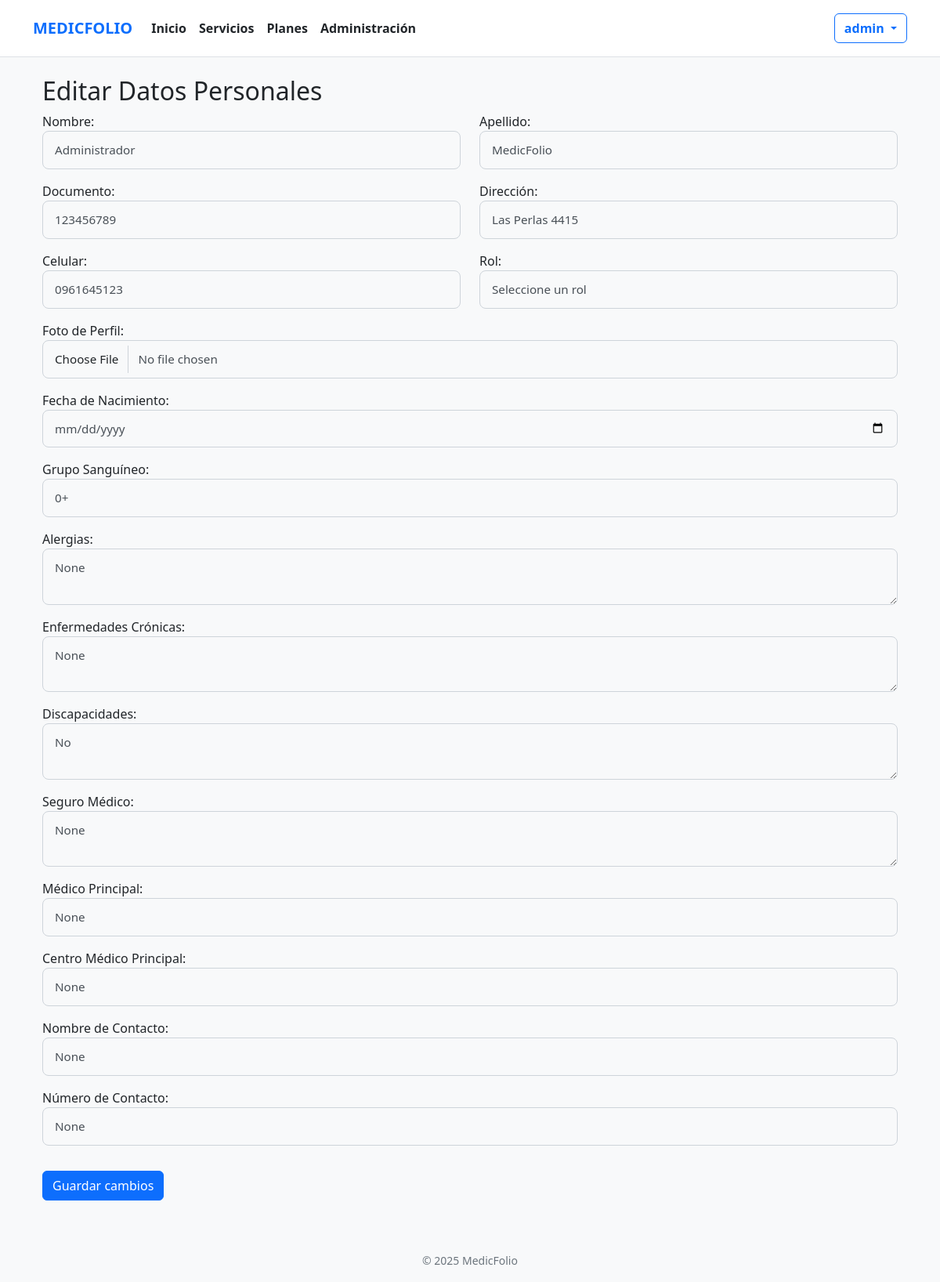
The app's page /users/edit-profile/ (signed in) with its own data.
### users/models.py (models this page shows, shortened)
class CustomUser(AbstractUser):
    email = models.EmailField(unique=True, verbose_name=_("Correo electrónico"))
    documento = models.CharField(max_length=30, blank=True, null=True, verbose_name=_("Documento"))
    direccion = models.TextField(blank=True, null=True, verbose_name=_("Dirección"))
    celular = models.CharField(max_length=20, blank=True, null=True, verbose_name=_("Celular"))
    role = models.ForeignKey(Role, on_delete=models.SET_NULL, null=True, blank=True, verbose_name=_("Rol"))
    fecha_nacimiento = models.DateField(null=True, blank=True, verbose_name=_("Fecha de nacimiento"))
    grupo_sanguineo = models.CharField(max_length=5, blank=True, null=True, verbose_name=_("Grupo sanguíneo"))
    alergias = models.TextField(blank=True, null=True, verbose_name=_("Alergias"))
    enfermedades_cronicas = models.TextField(blank=True, null=True, verbose_name=_("Enfermedades crónicas"))
    discapacidades = models.TextField(blank=True, null=True, verbose_name=_("Discapacidades"))
    seguro_medico = models.CharField(max_length=100, blank=True, null=True, verbose_name=_("Seguro médico"))
    medico_principal = models.CharField(max_length=100, blank=True, null=True, verbose_name=_("Médico Principal"))
    centro_medico_principal = models.CharField(max_length=100, blank=True, null=True, verbose_name=_("Centro Médico Principal"))
    contacto_nombre = models.CharField(max_length=100, blank=True, null=True, verbose_name=_("Nombre de Contacto"))
    contacto_numero = models.CharField(max_length=20, blank=True, null=True, verbose_name=_("Número de Contacto"))
    qr_key = models.UUIDField(default=uuid.uuid4, editable=False, unique=True)
    qr_code = models.ImageField(upload_to='qr_codes/', blank=True, null=True)
    foto_perfil = models.ImageField(upload_to="profile_pics/", blank=True, null=True, verbose_name="Foto de Perfil")

### users/views.py (the view)
# urls.py: path('edit-profile/', edit_profile, name='edit_profile'),
@login_required
def edit_profile(request):
    if request.method == "POST":
        form = ProfileUpdateForm(request.POST, request.FILES, instance=request.user)
        if form.is_valid():
            form.save()
            return redirect('users:profile')
    else:
        form = ProfileUpdateForm(instance=request.user)
    return render(request, 'users/edit_profile.html', {'form': form})

### users/templates/users/edit_profile.html (shortened to what this page needs)
{% extends "home/base/base_authenticated.html" %}
{% load static %}
{% block content %}
<div class="container">
    <h2>Editar Datos Personales</h2>
    <form method="post" enctype="multipart/form-data" class="form">
        <div class="row">
            <div class="col-md-6 mb-3">
                <label for="id_first_name">Nombre:</label>
                <input type="text" id="id_first_name" name="first_name" value="{{ form.instance.first_name }}" class="form-control" placeholder="Nombre">
            </div>
            <div class="col-md-6 mb-3">
                <label for="id_last_name">Apellido:</label>
                <input type="text" id="id_last_name" name="last_name" value="{{ form.instance.last_name }}" class="form-control" placeholder="Apellido">
            </div>
            <div class="col-md-6 mb-3">
                <label for="id_documento">Documento:</label>
                <input type="text" id="id_documento" name="documento" value="{{ form.instance.documento }}" class="form-control" placeholder="Documento">
            </div>
            <div class="col-md-6 mb-3">
                <label for="id_direccion">Dirección:</label>
                <input type="text" id="id_direccion" name="direccion" value="{{ form.instance.direccion }}" class="form-control" placeholder="Dirección">
            </div>
            <div class="col-md-6 mb-3">
                <label for="id_celular">Celular:</label>
                <input type="text" id="id_celular" name="celular" value="{{ form.instance.celular }}" class="form-control" placeholder="Celular">
            </div>
            <div class="col-md-6 mb-3">
                <label for="id_role">Rol:</label>
                <select id="id_role" name="role" class="form-control">
                    <option value="">Seleccione un rol</option>
                </select>
            </div>
        </div>
        <div class="row">
            <div class="col-md-12 mb-3">
                <label for="id_foto_perfil">Foto de Perfil:</label>
                <input type="file" id="id_foto_perfil" name="foto_perfil" class="form-control">
            </div>
        </div>
        <div class="row">
            <div class="col-md-12 mb-3">
                <label for="id_fecha_nacimiento">Fecha de Nacimiento:</label>
                <input type="date" id="id_fecha_nacimiento" name="fecha_nacimiento" value="{{ form.instance.fecha_nacimiento }}" class="form-control">
            </div>
            <div class="col-md-12 mb-3">
                <label for="id_grupo_sanguineo">Grupo Sanguíneo:</label>
                <input type="text" id="id_grupo_sanguineo" name="grupo_sanguineo" value="{{ form.instance.grupo_sanguineo }}" class="form-control" placeholder="Grupo Sanguíneo">
            </div>
            <div class="col-md-12 mb-3">
                <label for="id_alergias">Alergias:</label>
                <textarea id="id_alergias" name="alergias" class="form-control" rows="2" placeholder="Alergias">{{ form.instance.alergias }}</textarea>
            </div>
            <div class="col-md-12 mb-3">
                <label for="id_enfermedades_cronicas">Enfermedades Crónicas:</label>
                <textarea id="id_enfermedades_cronicas" name="enfermedades_cronicas" class="form-control" rows="2" placeholder="Enfermedades Crónicas">{{ form.instance.enfermedades_cronicas }}</textarea>
            </div>
            <div class="col-md-12 mb-3">
                <label for="id_discapacidades">Discapacidades:</label>
                <textarea id="id_discapacidades" name="discapacidades" class="form-control" rows="2" placeholder="Discapacidades">{{ form.instance.discapacidades }}</textarea>
            </div>
            <div class="col-md-12 mb-3">
                <label for="id_seguro_medico">Seguro Médico:</label>
                <textarea id="id_seguro_medico" name="seguro_medico" class="form-control" rows="2" placeholder="Seguro Médico">{{ form.instance.seguro_medico }}</textarea>
            </div>
            <div class="col-md-12 mb-3">
                <label for="id_medico_principal">Médico Principal:</label>
                <input type="text" id="id_medico_principal" name="medico_principal" class="form-control" placeholder="Médico Principal" value="{{ form.instance.medico_principal }}">
            </div>
            <div class="col-md-12 mb-3">
                <label for="id_centro_medico_principal">Centro Médico Principal:</label>
                <input type="text" id="id_centro_medico_principal" name="centro_medico_principal" class="form-control" placeholder="Centro Médico Principal" value="{{ form.instance.centro_medico_principal }}">
            </div>
            <div class="col-md-12 mb-3">
                <label for="id_contacto_nombre">Nombre de Contacto:</label>
                <input type="text" id="id_contacto_nombre" name="contacto_nombre" class="form-control" placeholder="Nombre de Contacto" value="{{ form.instance.contacto_nombre }}">
            </div>
            <div class="col-md-12 mb-3">
                <label for="id_contacto_numero">Número de Contacto:</label>
                <input type="text" id="id_contacto_numero" name="contacto_numero" class="form-control" placeholder="Número de Contacto" value="{{ form.instance.contacto_numero }}">
            </div>
        </div>
        <button type="submit" class="btn btn-primary mt-3">Guardar cambios</button>
    </form>
</div>
{% endblock %}

### home/templates/home/base/navbar/navbar_authenticated.html (shortened to what this page needs)
<nav class="navbar navbar-expand-lg navbar-light bg-white border-bottom py-3">
    <div class="container">
        <a class="navbar-brand fw-bold text-primary" href="{% url 'home:home' %}">MEDICFOLIO</a>
        <div class="collapse navbar-collapse justify-content-between" id="navbarNav">
            <ul class="navbar-nav">
                <li class="nav-item">
                    <a class="nav-link text-dark fw-semibold {% if request.resolver_match.url_name == 'home' %}active{% endif %}" href="{% url 'home:home' %}">Inicio</a>
                </li>
                <li class="nav-item">
                    <a class="nav-link text-dark fw-semibold {% if request.resolver_match.url_name == 'services' %}active{% endif %}" href="#">Servicios</a>
                </li>
                <li class="nav-item">
                    <a class="nav-link text-dark fw-semibold {% if request.resolver_match.url_name == 'plans' %}active{% endif %}" href="#">Planes</a>
                </li>
                <li class="nav-item">
                    <a class="nav-link text-dark fw-semibold {% if request.resolver_match.url_name == 'admin' %}active{% endif %}" href="#">Administración</a>
                </li>
            </ul>
            <div class="dropdown">
                <a class="btn btn-outline-primary dropdown-toggle fw-bold" href="#" id="userDropdown" role="button" data-bs-toggle="dropdown" aria-expanded="false">
                    {{ user.username }}
                </a>
            </div>
        </div>
    </div>
</nav>

### static/css/styles.css (style rules this page uses)
.navbar { background-color: #f8f9fa; border-bottom: 2px solid #dee2e6; }
.navbar .nav-link { color: #343a40; font-weight: 600; }
.btn-outline-primary { color: #0d6efd; border-color: #0d6efd; }
form .form-control { background-color: #f8f9fa; border: 1px solid #ced4da; border-radius: 8px; color: #495057; padding: 12px 15px; font-size: 0.95rem; height: auto; box-shadow: none; }

### records on screen
CustomUser: username "admin", first_name "Administrador", last_name "MedicFolio", documento "123456789", direccion "Las Perlas 4415", celular "0961645123", grupo_sanguineo "0+", alergias "None", enfermedades_cronicas "None", discapacidades "No", seguro_medico "None", medico_principal "None", centro_medico_principal "None", contacto_nombre "None", contacto_numero "None"
